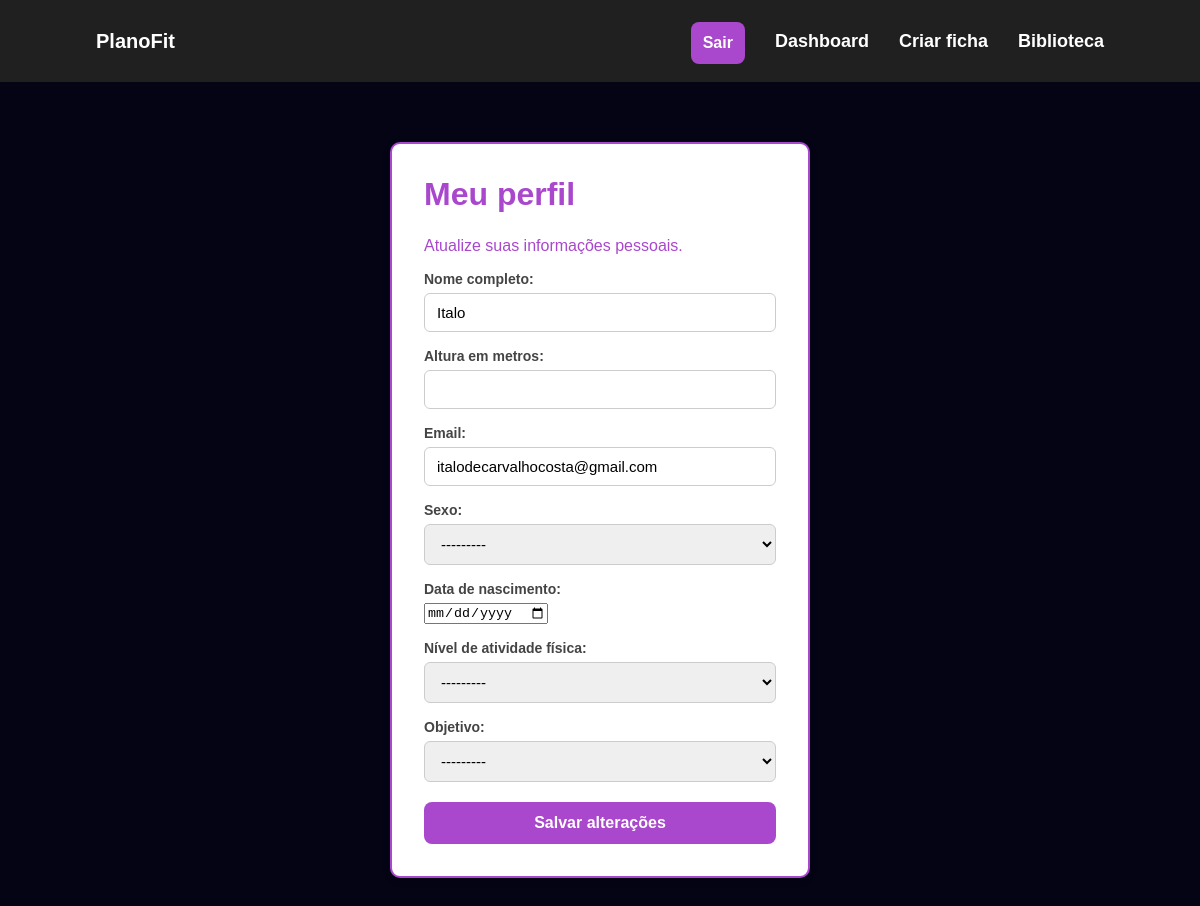
The app's page /usuarios/perfil/ (signed in), older data.
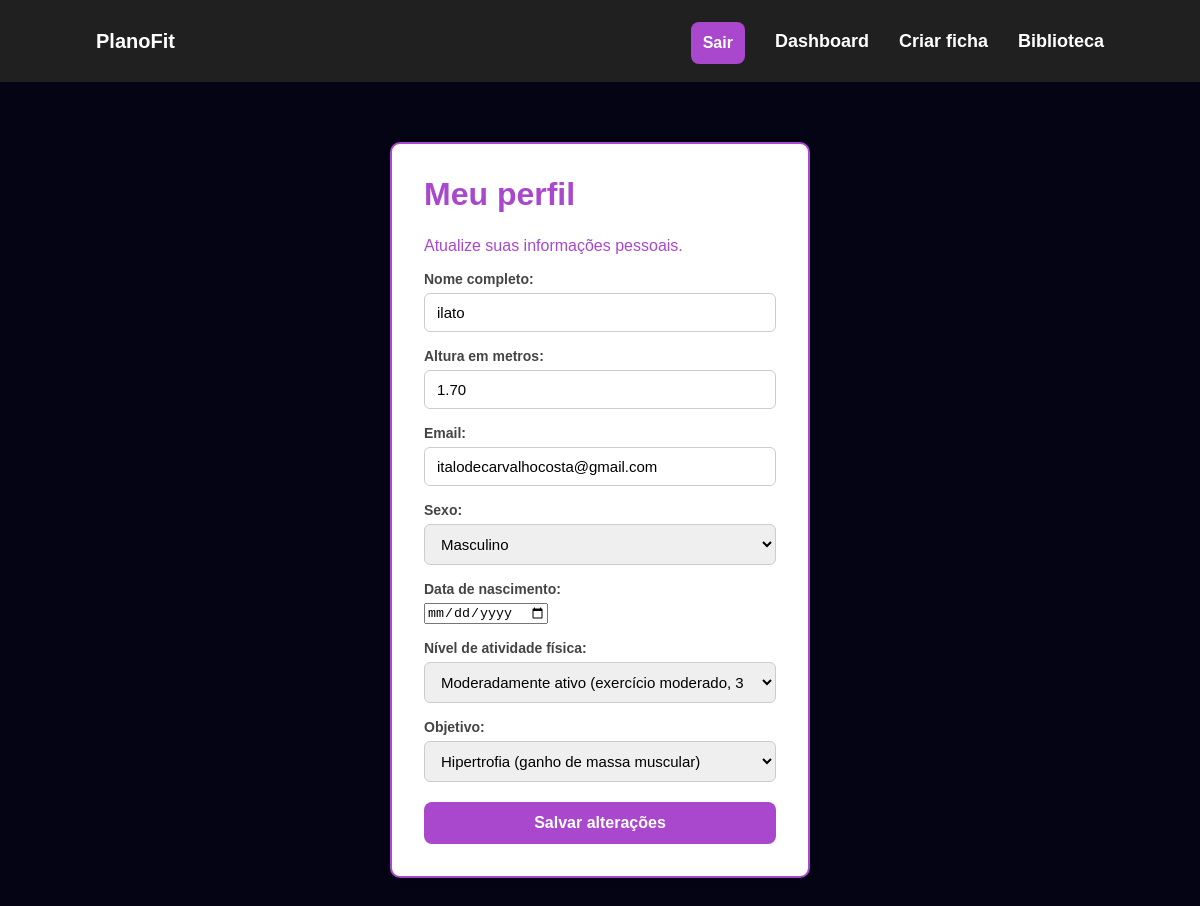
The same page, newer data.
### usuarios/models.py (models this page shows, shortened)
class Usuario(AbstractUser):
    username = None  # removemos o username padrão
    email = models.EmailField('email', unique=True)
    nome = models.CharField('nome completo', max_length=150)
    altura = models.DecimalField(
        'altura em metros',
        max_digits=3,
        decimal_places=2,
        null=True,
        blank=True
    )
    SEXO_CHOICES = [('M', 'Masculino'), ('F', 'Feminino'), ]
    sexo = models.CharField(
        'sexo',
        max_length=1,
        choices=SEXO_CHOICES,
        null=True,
        blank=True
    )
    data_nascimento = models.DateField(
        'data de nascimento',
        null=True,
        blank=True
    )
    NIVEL_ATIVIDADE_CHOICES = [
        ('sedentario', 'Sedentário (pouco ou nenhum exercício)'),
        ('leve', 'Levemente ativo (exercício leve, 1 a 3x por semana)'),
        ('moderado', 'Moderadamente ativo (exercício moderado, 3 a 5x por semana)'),
        ('intenso', 'Altamente ativo (exercício intenso, 6 a 7x por semana)'),
        ('muito_intenso', 'Extremamente ativo (exercício muito intenso ou trabalho físico)'),
    ]
    nivel_atividade = models.CharField(
        'nível de atividade física',
        max_length=20,
        choices=NIVEL_ATIVIDADE_CHOICES,
        null=True,
        blank=True
    )
    OBJETIVO_CHOICES = [
        ('emagrecimento', 'Emagrecimento'),
        ('hipertrofia', 'Hipertrofia (ganho de massa muscular)'),
        ('manutencao', 'Manutenção do peso'),
    ]
    objetivo = models.CharField(
        'objetivo',
        max_length=20,
        choices=OBJETIVO_CHOICES,
        null=True,
        blank=True
    )
    USERNAME_FIELD = 'email'   # login será feito com email
    REQUIRED_FIELDS = ['nome']  # pedido ao criar superuser
    objects = UsuarioManager()

### usuarios/views.py (the view)
# urls.py: path('perfil/', views.perfil, name='perfil'),
@login_required
def perfil(request):
    if request.method == 'POST':
        form = PerfilForm(
            request.POST,
            instance=request.user
        )
        if form.is_valid():
            form.save()
            return redirect('monitoramento:dashboard')
    else:
        form = PerfilForm(
            instance=request.user
        )
    return render(
        request,
        'usuarios/perfil.html',
        {
            'form': form
        }
    )

### usuarios/forms.py
class PerfilForm(forms.ModelForm):
    class Meta:
        model = Usuario
        fields = ('nome', 'altura', 'email', 'sexo', 'data_nascimento', 'nivel_atividade', 'objetivo')
        widgets = {
            'data_nascimento': forms.DateInput(attrs={'type': 'date'}),
        }

### templates/usuarios/perfil.html (shortened to what this page needs)
{% extends 'base.html' %}
{% block nav %}
    <nav>
        <a href="{% url 'monitoramento:dashboard' %}" class="navbar-brand">PlanoFit</a>
        <form method="POST" action="{% url 'logout' %}" class="form-logout">
            <button type="submit" class="botao-logout">Sair</button>
        </form>
        <a href="{% url 'monitoramento:dashboard' %}">Dashboard</a>
        <a href="{% url 'treino:criar_perfil' %}">Criar ficha</a>
        <a href="{% url 'treino:biblioteca' %}">Biblioteca</a>
    </nav>
{% endblock %}
{% block content %}
<div class="form-card">
    <h1>Meu perfil</h1>
    <p>Atualize suas informações pessoais.</p>
    <form method="POST">
        {{ form.as_p }}
        <button type="submit">
            Salvar alterações
        </button>
    </form>
</div>
{% endblock %}

Row changes from the older to the newer data that the page shows:
changed Usuario "italodecarvalhocosta@gmail.com": nome "Italo" → "ilato"; altura (not shown) → "1.70"; sexo "---------" → "Masculino"; nivel_atividade "---------" → "Moderadamente ativo (exercício moderado, 3 a 5x por semana)"; objetivo "---------" → "Hipertrofia (ganho de massa muscular)"
